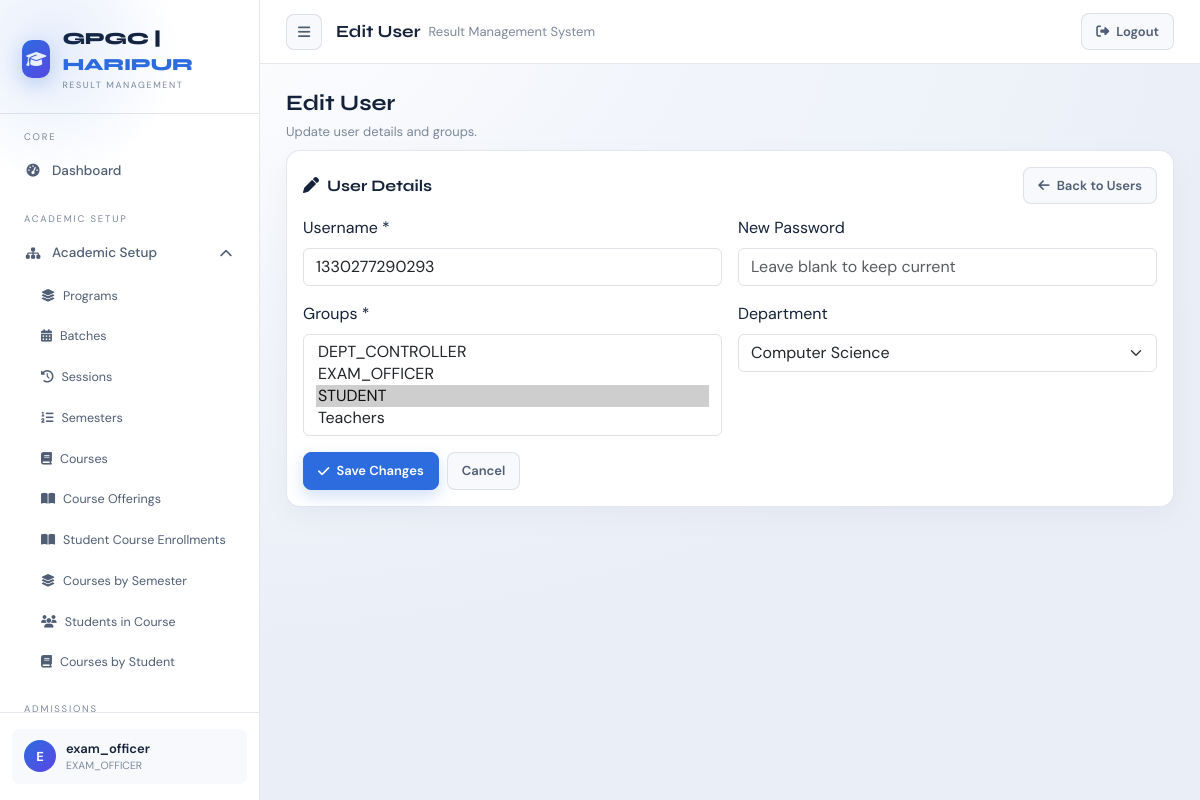
Screenshot of /accounts/users/5/edit/ (signed in) with the database file from the repository.
### accounts/models.py (models this page shows, shortened)
class User(AbstractUser):
    department = models.ForeignKey(
        "academics.Department",
        on_delete=models.SET_NULL,
        null=True,
        blank=True,
        related_name="users"
    )
    is_locked = models.BooleanField(default=False)
    def in_group(self, name):
        return self.groups.filter(name=name).exists()
    def is_exam_officer(self):
        return self.in_group("EXAM_OFFICER")
    def is_student(self):
        return self.in_group("STUDENT")

### academics/models.py (models this page shows, shortened)
class Department(models.Model):
    name = models.CharField(max_length=200)
    code = models.CharField(max_length=20, unique=True)
    duration_years = models.IntegerField()
    is_active = models.BooleanField(default=True)

### accounts/views.py (the view, shortened to what this page needs)
# urls.py: path("users/<int:pk>/edit/", views.edit_user, name="edit_user"),
@login_required(login_url="accounts:login_page")
@never_cache
def edit_user(request, pk):
    if not request.user.is_exam_officer():
        return redirect("accounts:dashboard")
    User = get_user_model()
    user = get_object_or_404(User, pk=pk)
    error = None
    groups_qs = Group.objects.all().order_by("name")
    return render(request, "accounts/edit_user.html", {
        "user_obj": user,
        "error": error,
        "groups": groups_qs,
        "departments": Department.objects.filter(is_active=True).order_by("name"),
    })

### accounts/permissions.py (called while the page is built)
def perm_codename(module, action):
    mapping = MODULE_PERMS.get(module)
    if not mapping:
        return None
    app_label, model = mapping
    action_code = ACTION_TO_CODENAME.get(action)
    if not action_code:
        return None
    return app_label, f"{action_code}_{model}"

def can(user, module, action):
    code = perm_codename(module, action)
    if not code:
        return False
    app_label, codename = code
    return user.has_perm(f"{app_label}.{codename}")

### accounts/templatetags/permissions_tags.py (called while the page is built)
@register.simple_tag
def can(user, module, action):
    return can_check(user, module, action)

### templates/accounts/edit_user.html (shortened to what this page needs)
{% extends "dashboard/layout.html" %}
{% block topbar_display %}Edit User{% endblock %}
{% block dashboard_content %}
<div class="rms-page-head">
    <h2>Edit User</h2>
    <p>Update user details and groups.</p>
</div>
<div class="rms-card" style="max-width: 900px;">
    <div class="section-head">
        <h3><i class="fas fa-pen me-2"></i>User Details</h3>
        <a class="btn btn-ghost btn-sm" href="{% url 'accounts:users' %}">
            <i class="fas fa-arrow-left"></i> Back to Users
        </a>
    </div>
    <form method="post" class="row g-3">
        <div class="col-md-6">
            <label class="form-label">Username *</label>
            <input type="text" class="form-control" name="username" value="{{ user_obj.username }}" required>
        </div>
        <div class="col-md-6">
            <label class="form-label">New Password</label>
            <input type="password" class="form-control" name="password" placeholder="Leave blank to keep current">
        </div>
        <div class="col-md-6">
            <label class="form-label">Groups *</label>
            <select class="form-select" name="groups" multiple required>
                {% for g in groups %}
                <option value="{{ g.id }}" {% if g in user_obj.groups.all %}selected{% endif %}>{{ g.name }}</option>
                {% endfor %}
            </select>
        </div>
        <div class="col-md-6">
            <label class="form-label">Department</label>
            <select class="form-select" name="department_id">
                {% for d in departments %}
                <option value="{{ d.id }}" {% if user_obj.department_id == d.id %}selected{% endif %}>{{ d.name }}</option>
                {% endfor %}
            </select>
        </div>
        <div class="col-12 d-flex gap-2">
            <button type="submit" class="btn btn-primary">
                <i class="fas fa-check"></i> Save Changes
            </button>
            <a class="btn btn-ghost" href="{% url 'accounts:users' %}">Cancel</a>
        </div>
    </form>
</div>
{% endblock %}

### templates/dashboard/layout.html (shortened to what this page needs)
{% extends "base.html" %}
{% load permissions_tags %}
{% block content %}
{% with path=request.path %}
<div class="app-shell" id="appShell">
    <aside class="sidebar">
        <div class="logo-area">
            <div class="logo-icon"><i class="fas fa-graduation-cap"></i></div>
            <div>
                <div class="logo-text">GPGC | <span>HARIPUR</span></div>
                <div class="logo-sub">Result Management</div>
            </div>
        </div>
        <div class="sidebar-nav">
        <div class="nav-section">
            <div class="nav-label">Core</div>
            <a class="nav-item{% if '/accounts/dashboard/' in path %} active{% endif %}"
                href="{% url 'accounts:dashboard' %}">
                <i class="fas fa-gauge-high"></i> Dashboard
            </a>
        </div>
        {% can request.user "BATCHES" "read" as can_batches %}
        {% can request.user "SESSIONS" "read" as can_sessions %}
        {% can request.user "SEMESTERS" "read" as can_semesters %}
        {% can request.user "COURSES" "read" as can_courses %}
        {% can request.user "COURSE_OFFERINGS" "read" as can_offerings %}
        {% can request.user "ENROLLMENTS" "read" as can_enrollments %}
        {% if can_batches or can_sessions or can_semesters or can_courses or can_offerings or can_enrollments %}
        <div class="nav-section">
            <div class="nav-label">Academic Setup</div>
            <div class="nav-group open">
                <div class="nav-item nav-toggle" data-toggle="academic-setup-menu">
                    <span style="display:flex;align-items:center;gap:10px;">
                        <i class="fas fa-sitemap"></i> Academic Setup
                    </span>
                    <i class="fas fa-chevron-down nav-caret"></i>
                </div>
                <div class="nav-submenu" id="academic-setup-menu">
                    {% if request.user.is_exam_officer %}
                    <a class="nav-subitem{% if '/academics/departments/' in path %} active{% endif %}"
                        href="{% url 'academics:departments' %}">
                        <i class="fas fa-layer-group"></i> Programs
                    </a>
                    {% endif %}
                    <a class="nav-subitem{% if '/academics/batches/' in path %} active{% endif %}"
                        href="{% url 'academics:batches' %}">
                        <i class="fas fa-calendar-days"></i> Batches
                    </a>
                    <a class="nav-subitem{% if '/academics/sessions/' in path %} active{% endif %}"
                        href="{% url 'academics:sessions' %}">
                        <i class="fas fa-clock-rotate-left"></i> Sessions
                    </a>
                    <a class="nav-subitem{% if '/academics/semesters/' in path %} active{% endif %}"
                        href="{% url 'academics:semesters' %}">
                        <i class="fas fa-list-ol"></i> Semesters
                    </a>
                    <a class="nav-subitem{% if '/courses/courses/' in path %} active{% endif %}"
                        href="{% url 'courses:courses' %}">
                        <i class="fas fa-book"></i> Courses
                    </a>
                    <a class="nav-subitem{% if '/courses/offerings/' in path %} active{% endif %}"
                        href="{% url 'courses:course_offerings' %}">
                        <i class="fas fa-book-open"></i> Course Offerings
                    </a>
                    <a class="nav-subitem{% if '/enrollments/enrollments/' in path %} active{% endif %}"
                        href="{% url 'enrollments:enrollments' %}">
                        <i class="fas fa-book-open"></i> Student Course Enrollments
                    </a>
                    <a class="nav-subitem{% if '/enrollments/semester-courses/' in path %} active{% endif %}"
                        href="{% url 'enrollments:semester_courses' %}">
                        <i class="fas fa-layer-group"></i> Courses by Semester
                    </a>
                    <a class="nav-subitem{% if '/enrollments/course-students/' in path %} active{% endif %}"
                        href="{% url 'enrollments:course_students' %}">
                        <i class="fas fa-users"></i> Students in Course
                    </a>
                    <a class="nav-subitem{% if '/enrollments/student-courses/' in path %} active{% endif %}"
                        href="{% url 'enrollments:student_courses' %}">
                        <i class="fas fa-book"></i> Courses by Student
                    </a>
                </div>
            </div>
        </div>
        {% endif %}
        {% can request.user "STUDENTS" "read" as can_students %}
        {% if can_students %}
        <div class="nav-section">
            <div class="nav-label">Admissions</div>
        </div>
        {% endif %}
        {% can request.user "EXAMS" "read" as can_exams %}
        {% can request.user "RESULTS" "read" as can_results %}
        </div>
        <div class="sidebar-footer">
            <div class="user-card">
                <div class="user-avatar">{{ request.user.username|first|upper }}</div>
                <div style="flex:1;overflow:hidden;">
                    <div class="user-name">{{ request.user.username }}</div>
                    <div class="user-role">
                        {% for g in request.user.groups.all %}
                        {{ g.name }}{% if not forloop.last %}, {% endif %}
                        {% empty %}
                        —
                        {% endfor %}
                    </div>
                </div>
            </div>
        </div>
    </aside>
    <div class="main">
        <div class="topbar">
            <button class="top-btn" type="button" id="sidebarToggle" aria-label="Toggle sidebar">
                <i class="fas fa-bars"></i>
            </button>
            <div class="topbar-title">
                {% block topbar_display %}{% endblock %}
                <span>Result Management System</span>
            </div>
            <div class="topbar-actions">
                <a class="btn btn-ghost" href="{% url 'accounts:logout' %}">
                    <i class="fas fa-right-from-bracket"></i> Logout
                </a>
            </div>
        </div>
        <div class="content">
            {% block dashboard_content %}{% endblock %}
        </div>
    </div>
</div>
{% endwith %}
{% endblock %}

### rows the page displays
User: user.username|first "E", user.username "exam_officer"
User: username "1330277290293", groups "DEPT_CONTROLLER / EXAM_OFFICER / STUDENT ☑ / Teachers", department_id "Computer Science"

### other values shown
{{ g.name }} "EXAM_OFFICER"
